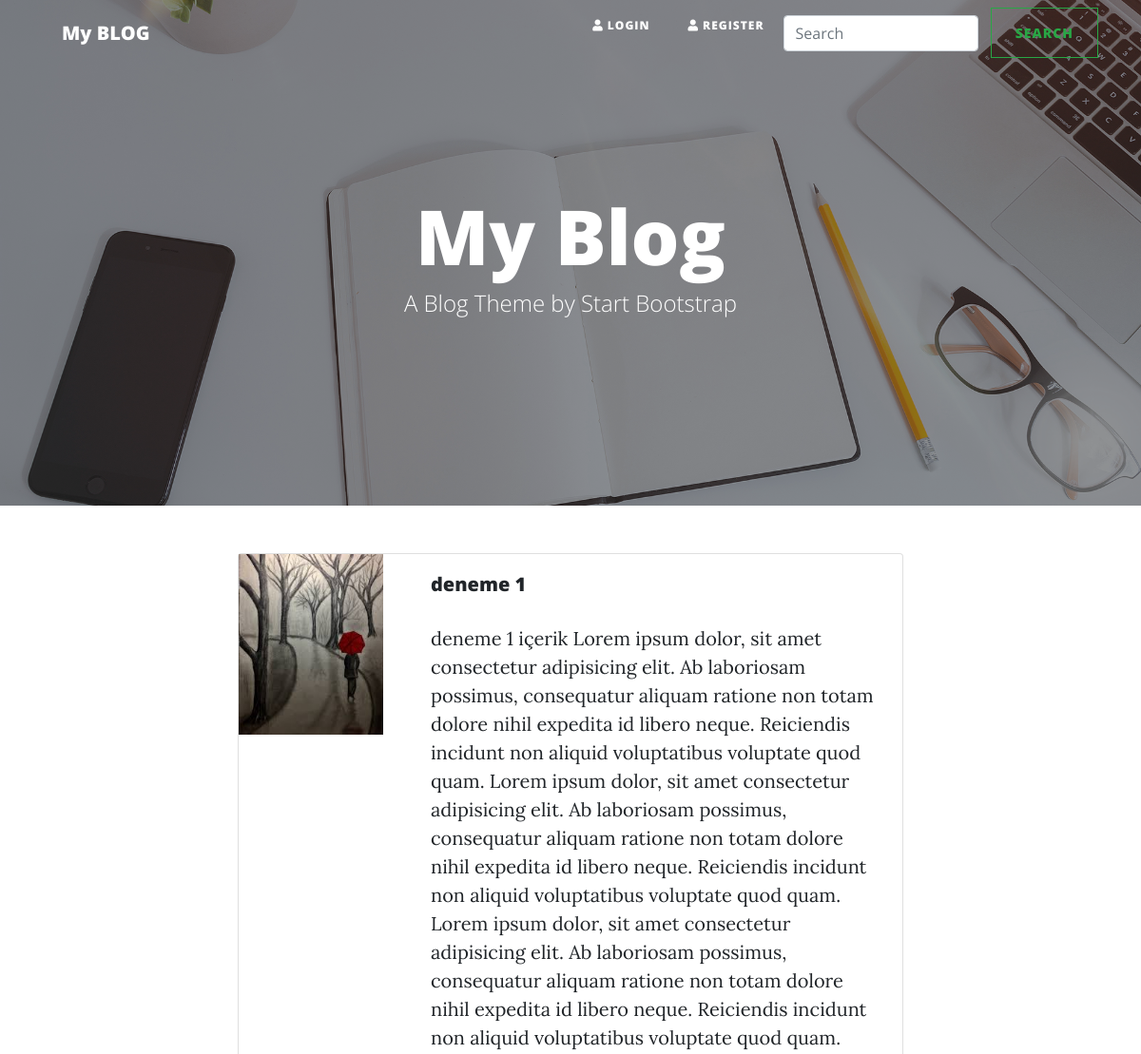
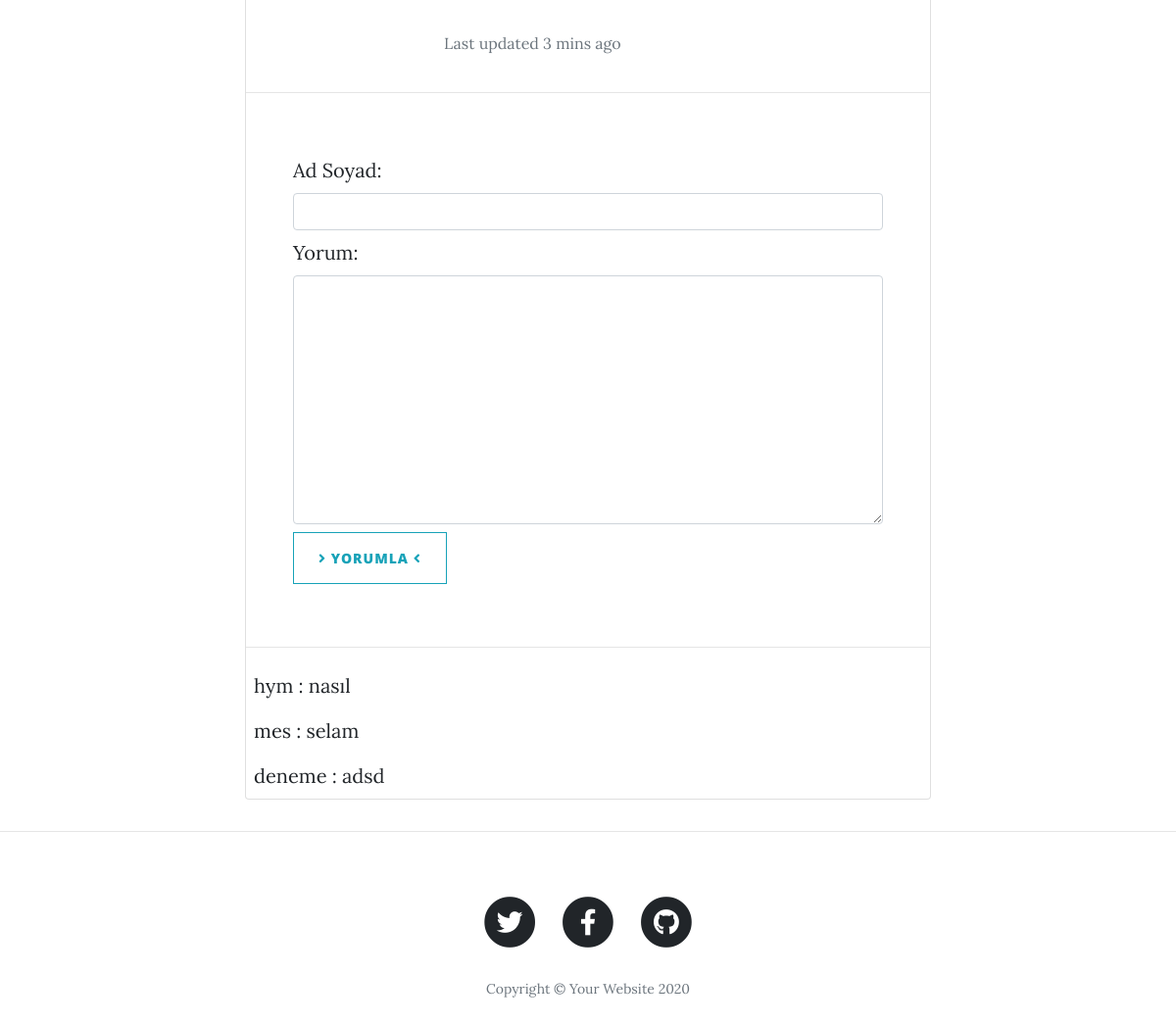
The page /blog/detail/deneme-1 on the database its author committed (2 pictures, top to bottom).
### app/models.py (models this page shows, shortened)
class Blog(models.Model):
    id = models.AutoField(primary_key=True)
    user = models.ForeignKey('auth.User', verbose_name='Yazar', related_name="blogs", on_delete=models.CASCADE)
    title = models.CharField(max_length=50, verbose_name="Başlık")
    slug = models.SlugField(unique=True, editable=False, max_length=50)
    content = models.TextField(verbose_name="İçerik")
    image = models.ImageField(blank=True, null=True, verbose_name='Resim')
    create_date = models.DateTimeField(auto_now_add=True, editable=False, verbose_name="Oluşturulma Tarihi")
    update_date = models.DateTimeField(auto_now_add=True, editable=False, verbose_name="Güncelleme Tarihi")
    class Meta:
        db_table = 'Blog'
        ordering = ['-id']
    def get_image_or_default(self):
        if self.image and hasattr(self.image, 'url'):
            return self.image.url
        return '/static/site/img/user.png'

class Comment(models.Model):
    id = models.AutoField(primary_key=True)
    blog = models.ForeignKey('Blog', verbose_name='Blog', related_name="comments", on_delete=models.CASCADE)
    name = models.CharField(max_length=50, verbose_name="Ad Soyad")
    text = models.TextField(max_length=250, verbose_name="Yorum")
    create_date = models.DateTimeField(auto_now_add=True, editable=False, verbose_name="Oluşturulma Tarihi")
    class Meta:
        db_table = 'Comment'
        ordering = ['-id']

### app/views.py (the view)
# urls.py: path('detail/<slug:slug>', views.detail, name='detail'),
def detail(request, slug):
    blog = get_object_or_404(Blog, slug=slug)
    form = CommentForm(request.POST or None)
    if form.is_valid():
        comment = form.save(commit=False)
        comment.blog = blog
        comment.save()
        messages.success(request, "Yorum Kaydedildi")
        return HttpResponseRedirect(blog.get_absolute_url())
    context = {
        'blog':blog,
        'form':form
    }
    return render(request, 'blog/detail.html', context)

### app/forms.py
class CommentForm(forms.ModelForm):
    class Meta:
        model = Comment
        fields = ['name','text']
    def __init__(self, *args, **kwargs):
        super(CommentForm, self).__init__(*args, **kwargs)
        instance = getattr(self, 'instance', None)
        if instance:
            for field in self.fields:
                if field == "text":
                    self.fields[field].widget.attrs['class'] = 'form-control comment'
                else:
                    self.fields[field].widget.attrs['class'] = 'form-control'

### templates/blog/detail.html (shortened to what this page needs)
{% extends 'base.html' %}
{% block content %}
<section class="container">
    <div class="row">
        <div class="col-md-12">
            <div class="card mb-3">
                <div class="row">
                    <div class="col-md-3">
                        <img src="{{ blog.get_image_or_default }}" alt="{{blog.slug}}" width="100%" />
                    </div>
                    <div class="col-md-9">
                        <div class="card-body">
                            <h5 class="card-title">{{ blog.title }}</h5>
                            <p class="card-text">{{ blog.content }}</p>
                            <p class="card-text"><small class="text-muted">Last updated 3 mins ago</small></p>
                        </div>
                    </div>
                    <div class="col-md-12">
                        <hr />
                        <form method="post" class="form p-5">
                            {% for field in form %}
                                <div class="mb-2">
                                    {{ field.label_tag }}
                                    {{ field }}
                                </div>
                            {% endfor %}
                            <button type="submit" class="btn btn-outline-info button"><i class="fas fa-angle-right"></i> Yorumla <i class="fas fa-angle-left"></i></button>
                        </form>
                        {% if blog.comments %}
                        <hr />
                        {% for comment in blog.comments.all %}
                            <div class="p-2">
                                <span>{{ comment.name }} : </span>
                                <span>{{ comment.text }}</span>
                            </div>
                        {% endfor %}
                        {% endif %}
                    </div>
                </div>
            </div>
        </div>
    </div>
</section>
{% endblock %}

### templates/base.html (shortened to what this page needs)
{% load static %}
<!DOCTYPE html>
<html lang="en">
<head>
  <link href="{% static 'site/vendor/bootstrap/css/bootstrap.min.css' %}" rel="stylesheet" />
  <link href="{% static 'site/vendor/fontawesome-free/css/all.min.css' %}" rel="stylesheet" type="text/css" />
  <link href="{% static 'site/css/clean-blog.min.css' %}" rel="stylesheet">
</head>
<body>
  {% include 'navbar.html' %}
  <header class="masthead" style="background-image: url('img/home-bg.jpg')">
    <div class="overlay"></div>
    <div class="container">
      <div class="row">
        <div class="col-lg-8 col-md-10 mx-auto">
          <div class="site-heading">
            <h1>My Blog</h1>
            <span class="subheading">A Blog Theme by Start Bootstrap</span>
          </div>
        </div>
      </div>
    </div>
  </header>
  <div class="container">
    <div class="row">
      <div class="col-lg-8 col-md-10 mx-auto">
        {% block content %}{% endblock %}
      </div>
    </div>
  </div>
  <hr>
  <footer>
    <div class="container">
      <div class="row">
        <div class="col-lg-8 col-md-10 mx-auto">
          <ul class="list-inline text-center">
            <li class="list-inline-item">
              <a href="#">
                <span class="fa-stack fa-lg">
                  <i class="fas fa-circle fa-stack-2x"></i>
                  <i class="fab fa-twitter fa-stack-1x fa-inverse"></i>
                </span>
              </a>
            </li>
            <li class="list-inline-item">
              <a href="#">
                <span class="fa-stack fa-lg">
                  <i class="fas fa-circle fa-stack-2x"></i>
                  <i class="fab fa-facebook-f fa-stack-1x fa-inverse"></i>
                </span>
              </a>
            </li>
            <li class="list-inline-item">
              <a href="#">
                <span class="fa-stack fa-lg">
                  <i class="fas fa-circle fa-stack-2x"></i>
                  <i class="fab fa-github fa-stack-1x fa-inverse"></i>
                </span>
              </a>
            </li>
          </ul>
          <p class="copyright text-muted">Copyright &copy; Your Website 2020</p>
        </div>
      </div>
    </div>
  </footer>
</body>
</html>

### templates/navbar.html (shortened to what this page needs)
<nav class="navbar navbar-expand-lg navbar-light fixed-top" id="mainNav">
    <div class="container">
      <a class="navbar-brand" href="/blog">My BLOG</a>
      <div class="collapse navbar-collapse" id="navbarResponsive">
        <ul class="navbar-nav ml-auto">
        {% if request.user.is_authenticated %}
        <li class="nav-item">
            <a class="nav-link" href="{% url 'account:index' %}"><i class="fas fa-user"></i> Profile</a>
        </li>
        <li class="nav-item">
            <a class="nav-link" href="{% url 'blog:create' %}"><i class="fas fa-feather-alt"></i> Blog Yaz</a>
        </li>
        {% if user.is_superuser %}
            <li class="nav-item">
                <a class="nav-link" href="/admin"><i class="fas fa-cogs"></i> Admin</a>
            </li>
        {% endif %}
        <li class="nav-item">
            <a class="nav-link" href="{% url 'account:logout' %}"><i class="fas fa-sign-out-alt"></i> Logout</a>
        </li>
        {% else %}
        <li class="nav-item">
            <a class="nav-link" href="{% url 'account:login' %}"><i class="fas fa-user"></i> Login</a>
        </li>
        <li class="nav-item">
            <a class="nav-link" href="{% url 'account:register' %}"><i class="fas fa-user"></i> Register</a>
        </li>
        {% endif %}
        <form class="form-inline mt-2 mt-md-0 d-none d-lg-block">
            <input class="form-control mr-sm-2" type="text" placeholder="Search" aria-label="Search" name="q" value="{{ request.GET.q }}">
            <button class="btn btn-outline-success my-2 my-sm-0" type="submit">Search</button>
        </form>
        </ul>
      </div>
    </div>
  </nav>

### rows shown on the page
Blog: get_image_or_default (picture), title "deneme 1", content "deneme 1 içerik Lorem ipsum dolor, sit amet consectetur adipisicing elit. Ab laboriosam possimus, consequatur aliquam ratione non totam dolore nihil expedita id libero neque. Reiciendis incidunt non aliquid voluptatibus voluptate quod quam. Lorem ipsum dolor, sit amet consectetur adipisicing elit. Ab laboriosam possimus, consequatur aliquam ratione non totam dolore nihil expedita id libero neque. Reiciendis incidunt non aliquid voluptatibus voluptate quod quam. Lorem ipsum dolor, sit amet consectetur adipisicing elit. Ab laboriosam possimus, consequatur aliquam ratione non totam dolore nihil expedita id libero neque. Reiciendis incidunt non aliquid voluptatibus voluptate quod quam."
Comment: name "hym", text "nasıl"
Comment: name "mes", text "selam"
Comment: name "deneme", text "adsd"

### other values the page prints
{{ field.label_tag }} "Ad Soyad:" "Yorum:"
